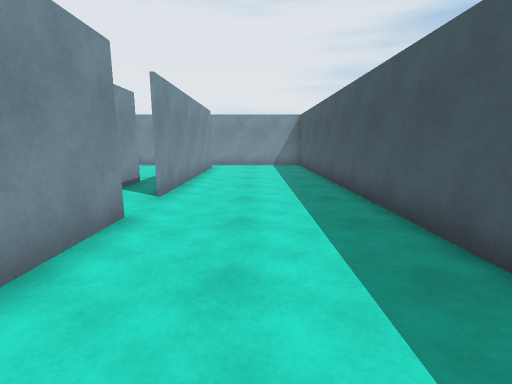
view 1 (above)

15 first-person views from a walk through a scene from a Unity 3-D project. The camera is 1.3 m above the floor, tilts 10° down and sees 85° across. The floor is counted in squares, 1 m on a side. Each view is taken from the middle of a square. On the plan, view 1 faces up. The plan holds only what a view shows up to about 13 squares ahead; the rest is blank. Some animated figures are not drawn.

view 2
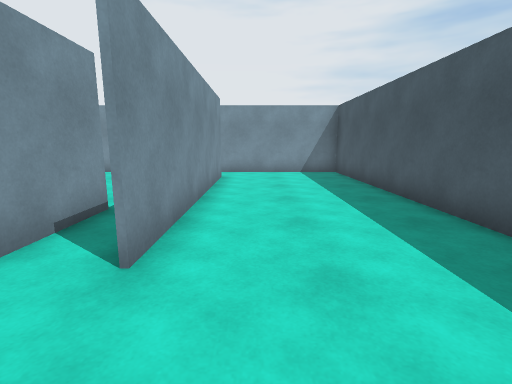

view 3
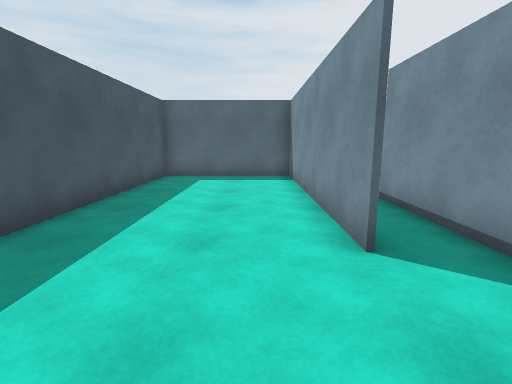

view 4
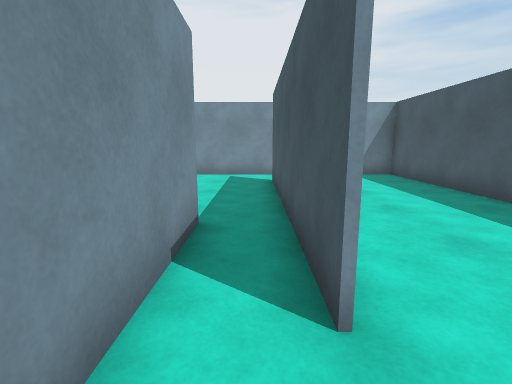

view 5
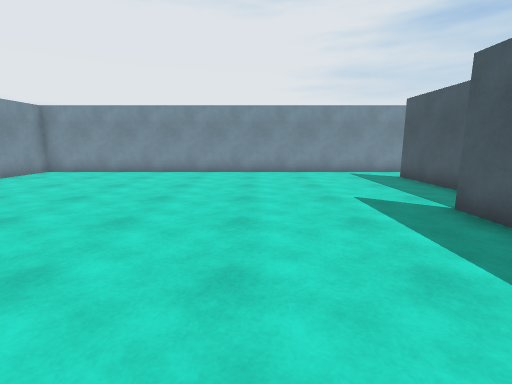

view 6
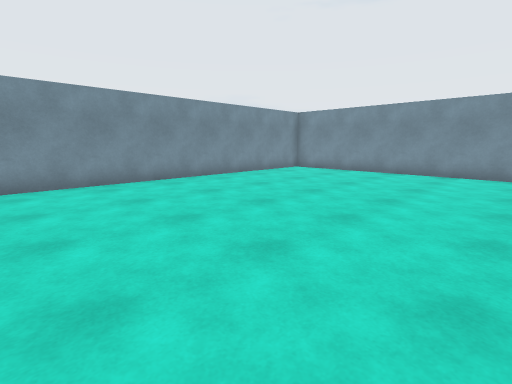

view 7
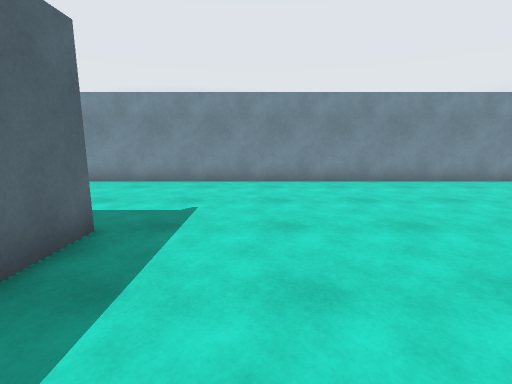

view 8
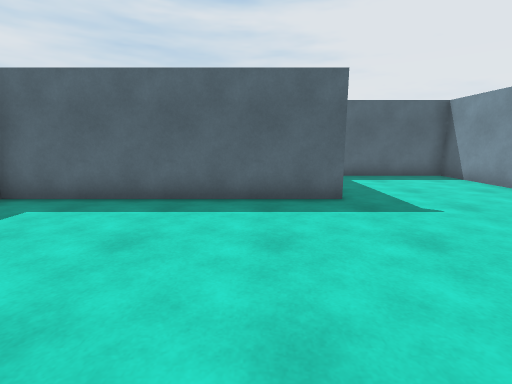

view 9
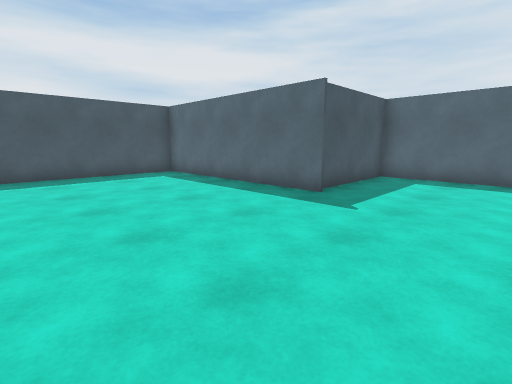

view 10
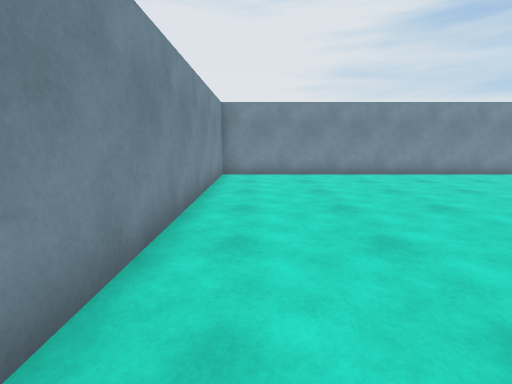

view 11
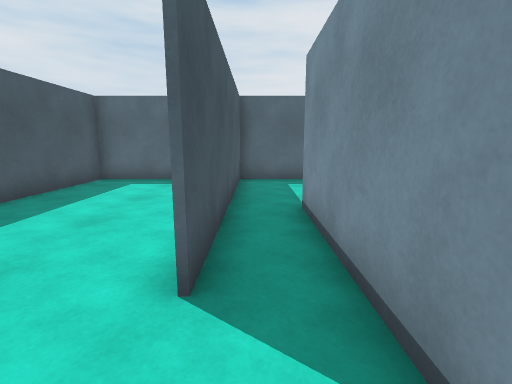

view 12
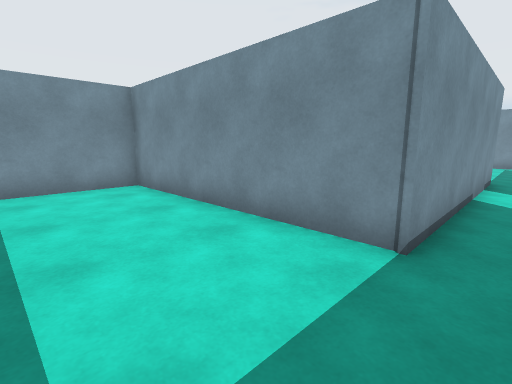

view 13
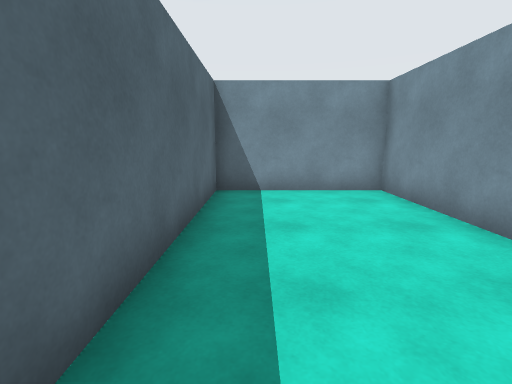

view 14
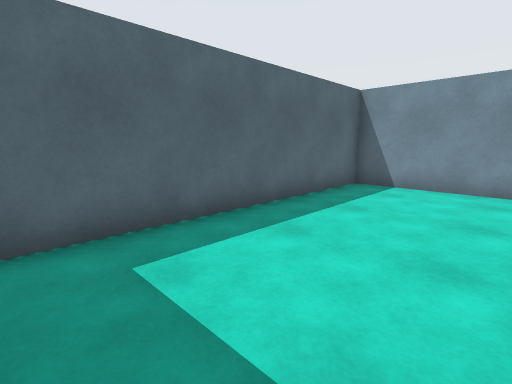

view 15
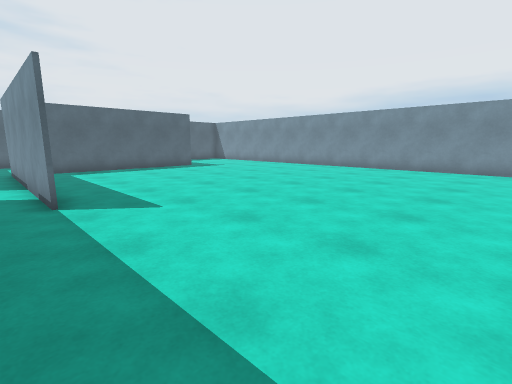

### Floor plan
Points are (right, up) in squares from view 1. A wall is a line through its corners. A room is listed if a view was taken in it or the views show most of it. See-through windows are left out.
Room 1 (views 1, 2, 3)
walls: (-2.3, 4.9) (-2.3, -3.1); (-2.3, 14.8) (-2.3, 6.6); (-1.9, -3.1) (2.6, -3.1) (2.6, 16.6) (-2.4, 16.6)
ways out: opening at (-2, 5.5) to room 2; opening at (-2, 15.5) to room 2
Room 2 (views 4, 5, 6, 7, 8, 9, 10, 11, 15)
walls: (-3.9, 9.5) (-3.9, 1.5); (-12.1, 1.6) (-4, 1.6) (-4, 9.5); (-2.4, 6.6) (-2.4, 14.8); (-2.4, 1.4) (-2.4, 4.9); (-2.4, 16.6) (-17.4, 16.6) (-17.4, -3.1) (-11.9, -3.1); (-11.8, -3.1) (-11.8, 1.1)
ways out: opening at (-2, 5.5) to room 1; opening at (-2, 15.5) to room 1; opening at (-3, 2) to room 3
Room 3 (views 12, 13, 14)
walls: (-3.9, 1.5) (-11.7, 1.5) (-11.7, -3.1); (-2.4, -3.1) (-2.4, 1.4); (-11.9, -3.1) (-1.9, -3.1)
ways out: opening at (-3, 2) to room 2

Positions as (right, up) in squares from view 1, and headings:
1: (0, 0), facing up
2: (-1, 4), facing up
3: (-1, 8), facing down
4: (-3, 5), facing up
5: (-8, 4), facing up
6: (-8, 4), facing up-left
7: (-8, 4), facing left
8: (-10, 8), facing down
9: (-16, 8), facing down-right
10: (-16, 5), facing up
11: (-3, 7), facing down
12: (-3, -2), facing up-left
13: (-4, -2), facing left
14: (-3, 1), facing down-left
15: (-3, 16), facing down-left
